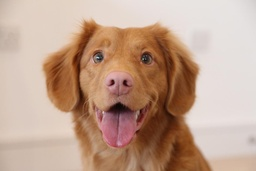
#> input picture Aula08 - Segmentacao/puppy.jpg, 256 x 171 px, shrunk from 1100 x 734 before the run
$ jupyter execute --allow-errors 'Segmentação.ipynb'   (shell and % lines are left out)
#> lines starting #> are read from the running program, lines starting #| are printed output that depends on the picture
[cell 1]
import numpy as np
import matplotlib
import matplotlib.pyplot as plt

import skimage
from skimage import io
from skimage.viewer import ImageViewer

[cell 2]
img = io.imread(f'puppy.jpg')
#> img is the input picture: shape (171, 256, 3); mean R, G, B 192.9, 162.6, 143.9
# img = skimage.transform.rescale(img, 0.1)
print(img.shape)
#| (171, 256, 3)

[cell 3]
gray_image = img.copy()

y_, x_, _ = gray_image.shape
#> y_ = 171; x_ = 256
for x in range(x_):
    for y in range(y_):
        gray = np.mean(gray_image[y, x])
        gray_image[y, x] = gray
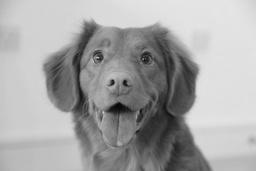
#> gray_image: shape (171, 256, 3); min 6, max 229, mean 166.1
#> (the rest of this cell did not finish here and is left out)

[cell 4]
def get_neighborhood(im, x_, y_, d_size):
    size = int(d_size / 2)
    if d_size % 2 == 0:
        return im[x_ - size + 1: x_ + size + 1,
                  y_ - size + 1: y_ + size + 1,
                  0]
    return im[x_ - size : x_ + size + 1,
                  y_ - size : y_ + size + 1,
                  0]

def apply_mask(im, mask):
    mask = np.array(mask)
    x_max, y_max, _ = im.shape
    neigh_size, _ = mask.shape

    new_im = im.copy()
    for x in range(1, x_max - 1):
        for y in range(1, y_max - 1):
            neighs = np.array(get_neighborhood(im, x, y, neigh_size))
            applied_matrix = neighs * mask
            summed = applied_matrix.flatten().sum()
            new_im[x][y] = summed
    return new_im

[cell 5]
im = gray_image.copy()
hist = np.bincount(im[:, :, 0].flatten())
#> hist = 230 values, max 1832 at index 224, min 0 at index 0, mean 190.3
# plt, axarr = plt.subplots(1, 1)

f, axarr = plt.subplots(1,1)
axarr.hist(im[:, :, 0].flatten())
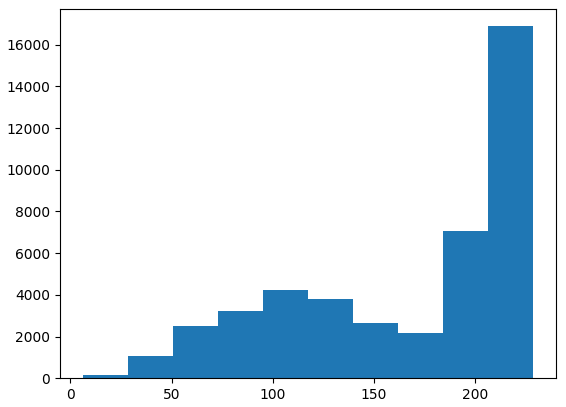
#> figure drawn by matplotlib, 1 panel; tallest bar 16888 high, from x = 206.7 to 229

[cell 6]
gray_image = gray_image
im = apply_mask(gray_image,
[
    [1/9, 1/9, 1/9],
    [1/9, 1/9, 1/9],
    [1/9, 1/9, 1/9]
])
im = apply_mask(im,
[
    [-1, -1, -1],
    [-1, 8, -1],
    [-1, -1, -1]
])
#> after the loop in apply_mask (call 2), `for x in range(1, x_max - 1):`:
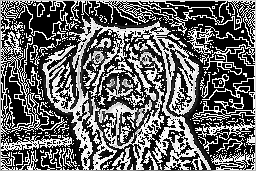
#> new_im: shape (171, 256, 3); min 0, max 255, mean 102.7
f, axarr = plt.subplots(1,1)
axarr.imshow(im)

[cell 7]
def threshold(im, thr):
#> called with thr = 150
    x_max, y_max, _ = im.shape

    new_im = im.copy()
    for x in range(1, x_max - 1):
        for y in range(1, y_max - 1):
            new_im[x][y] = 0 if im[x][y][0] < thr else 255
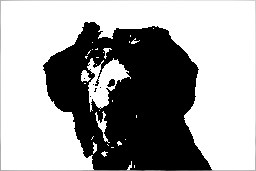
#> new_im: shape (171, 256, 3); min 0, max 255, mean 159.6
    return new_im
